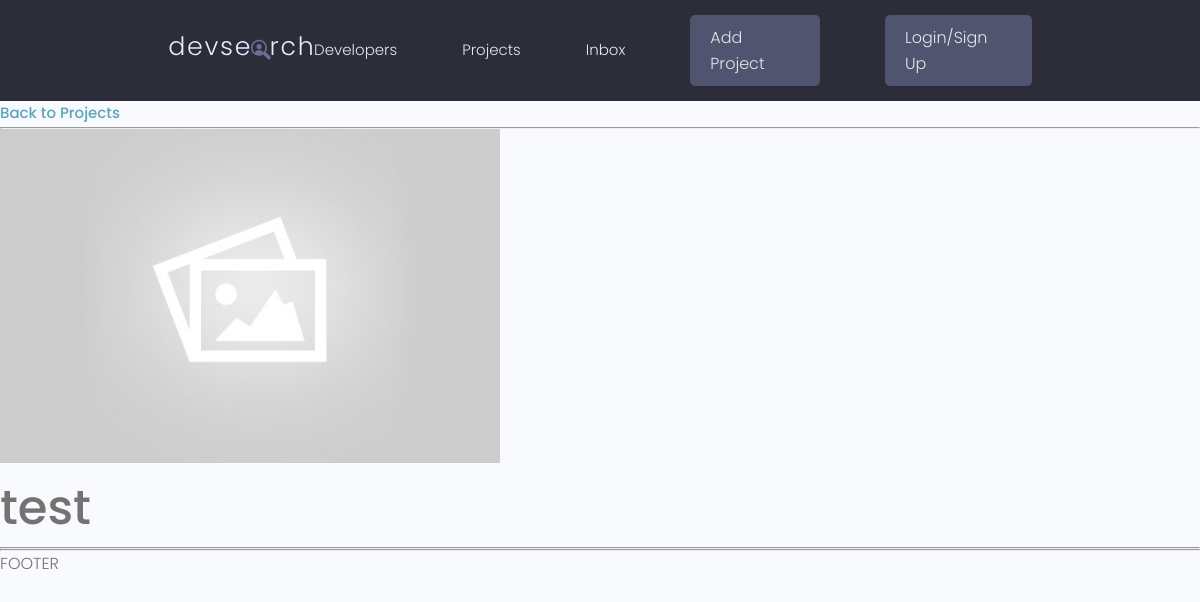
Page /project/cfeef958-b0fc-449b-bdaf-53d790159037 on the earlier database version.
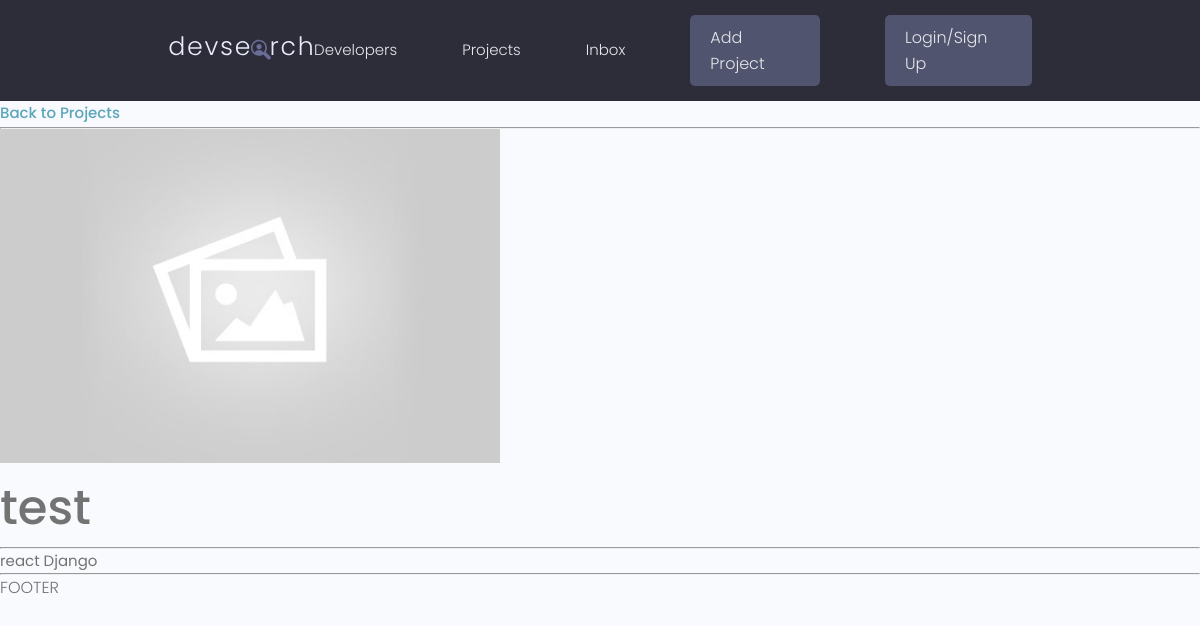
Same page on the later database version.
### projects/models.py (models this page shows, shortened)
class Project(models.Model):
    title = models.CharField(max_length=200)
    description = models.TextField(null=True, blank=True)
    featured_image = models.ImageField(null=True, blank=True, default="default.jpg")
    demo_link = models.CharField(max_length=2000, null=True, blank=True)
    source_link = models.CharField(max_length=2000, null=True, blank=True)
    tags = models.ManyToManyField('Tag', blank=True)
    vote_total = models.IntegerField(default=0, null=True, blank=True)
    vote_ratio = models.IntegerField(default=0, null=True, blank=True)
    created = models.DateTimeField(auto_now_add=True)
    id = models.UUIDField(default=uuid.uuid4, unique=True, primary_key=True, editable=False)

class Tag(models.Model):
    name = models.CharField(max_length=200)
    created = models.DateTimeField(auto_now_add=True)
    id = models.UUIDField(default=uuid.uuid4, unique=True, primary_key=True, editable=False)
    def __str__(self):
        return self.name

### projects/views.py (the view)
# urls.py: path('project/<str:pk>', views.project, name="project"),
def project(request, pk):
    projectObj = Project.objects.get(id = pk)
    return render(request, 'projects/single-project.html', {'project': projectObj})

### projects/templates/projects/single-project.html (shortened to what this page needs)
{% extends 'main.html' %}
{% block content %}
<a href="{% url 'projects' %}">Back to Projects</a>
<hr>
<img style="max-width: 500px;" src="{{ project.featured_image.url  }}" alt="">
<h1>{{project.title}}</h1>
<hr>
{% for tag in project.tags.all %}
{{ tag }}
{% endfor %}
<hr>
{% endblock %}

### templates/main.html (shortened to what this page needs)
<!DOCTYPE html>
{% load static %}
<html lang="en">
<head>
  <link rel="stylesheet" href="https://cdn.iconmonstr.com/1.3.0/css/iconmonstr-iconic-font.min.css" />
  <link rel="stylesheet" href="{% static 'uikit/styles/uikit.css' %}" />
  <link rel="stylesheet" href="{% static 'styles/app.css' %}" />
</head>
<body>
    {% include 'navbar.html' %}
    {% block content %}
    {% endblock %}
    <p>FOOTER</p>
</body>
</html>

### templates/navbar.html (shortened to what this page needs)
{% load static %}
 <header class="header">
    <div class="container container--narrow">
      <a href="{% url 'projects' %}" class="header__logo">
        <img src="{% static 'images/logo.svg' %}" alt="DevSearch Logo" />
      </a>
      <nav class="header__nav">
        <ul class="header__menu">
          <li class="header__menuItem"><a href="">Developers</a></li>
          <li class="header__menuItem"><a href="{% url 'projects' %}">Projects</a></li>
          <li class="header__menuItem"><a href="">Inbox</a></li>
          <li class="header__menuItem"><a href="{% url 'create-project' %}" class="btn btn--sub">Add Project</a></li>
          <li class="header__menuItem"><a href="" class="btn btn--sub">Login/Sign Up</a></li>
        </ul>
      </nav>
    </div>
  </header>

### static/styles/app.css (style rules this page uses)
:root { --color-sub: #2d2d39; }
.btn--sub { background-color: var(--color-sub-light); }
img { width: 100%; }
.header { position: sticky; z-index: 111; background-color: var(--color-sub); padding: 1.5rem 0; }
.header > .container { display: flex; justify-content: space-between; align-items: center; }
.header__logo > img { height: 3.8rem; }
.header__nav > ul { display: inline-flex; align-items: center; list-style: none; gap: 6.5rem; }
.header__menuItem > a { color: var(--color-light); font-weight: 300; }

### static/uikit/styles/modules/_variables.css (style rules this page uses)
:root { --color-main: #5aa5b9; --color-main-light: #e6faff; --color-sub: #3f4156; --color-sub-light: #51546e; --color-sub-lighter: #ededfd; --color-text: #737373; --color-gray: #8b8b8b; --color-light: #e5e7eb; --color-light-gray: #767676; --color-bg: #f8fafd; --color-white: #fffefd; --color-white-light: #f3f3f3; --color-success: #359e64; --color-success-bg: #def8e8; --color-error: #fc4b0b; --color-error-bg: #fff2ee; --font-base: 'Poppins', arial, helvetica, 'Segoe UI', roboto, ubuntu, sans-serif; --font-monospace: 'Fira Code', 'Courier New', courier, monospace; --font-regular: 300; --font-medium: 500; --font-bold: 700; --generic-shadow: 1px 1px 5px #00000010; --generic-transition: all 0.3s ease-in-out; }

### static/uikit/styles/modules/_base.css (style rules this page uses)
* { margin: 0; padding: 0; box-sizing: border-box; text-rendering: optimizeLegibility; color: inherit; font-size: inherit; }
html { font-size: 50%; }
@media only screen and (min-width: 480px) { html { font-size: 56.25%; } }
@media only screen and (min-width: 1200px) { html { font-size: 62.5%; } }
body { line-height: 1.6; font-weight: 400; font-size: 1.5rem; color: var(--color-text); background-color: var(--color-bg); min-height: 100vh; }

### static/uikit/styles/modules/_typography.css (style rules this page uses)
* { font-family: var(--font-base); }
h1 { font-size: 4.8rem; font-weight: var(--font-medium); }
p, span, strong { font-size: 1.6rem; color: var(--color-text); font-weight: var(--font-regular); }
a { padding-bottom: 2px; text-decoration: none; display: inline-block; color: var(--color-main); font-weight: var(--font-medium); }

### static/uikit/styles/modules/_utilities.css (style rules this page uses)
.container { width: 92%; max-width: 165rem; margin: 0 auto; box-sizing: border-box; }
.container--narrow { width: 92%; max-width: 120rem; }
@media screen and (min-width: 1000px) { .container { width: 90%; } }
@media screen and (min-width: 1000px) { .container--narrow { width: 85%; } }
@media screen and (min-width: 1200px) { .container { width: 80%; } }
@media screen and (min-width: 1200px) { .container--narrow { width: 72%; } }

### static/uikit/styles/modules/_button.css (style rules this page uses)
.btn { display: inline-block; position: relative; cursor: pointer; background-color: var(--color-light); font-weight: var(--font-medium); color: var(--color-sub); text-decoration: none; padding: 1rem 2rem; border-radius: 0.5rem; border: none; width: -webkit-fit-content; width: -moz-fit-content; width: fit-content; height: -webkit-fit-content; height: -moz-fit-content; height: fit-content; font-size: 1.6rem; outline-width: 0; outline-color: transparent; -webkit-backface-visibility: hidden; backface-visibility: hidden; transition: all 0.3s ease-in-out; }
.btn--sub { background-color: var(--color-sub); color: var(--color-white); }

Differences in the rows shown:
added Tag: name "react"
added Tag: name "Django"
